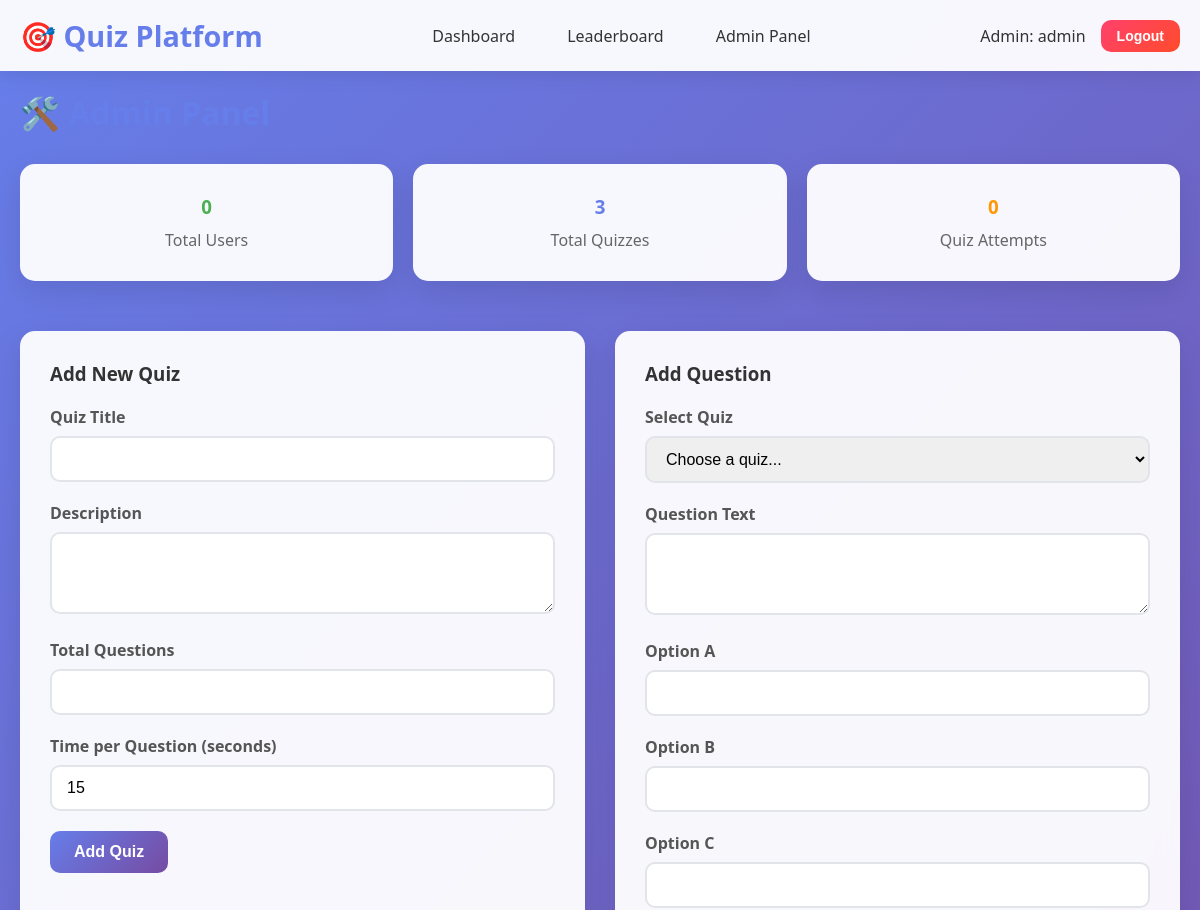
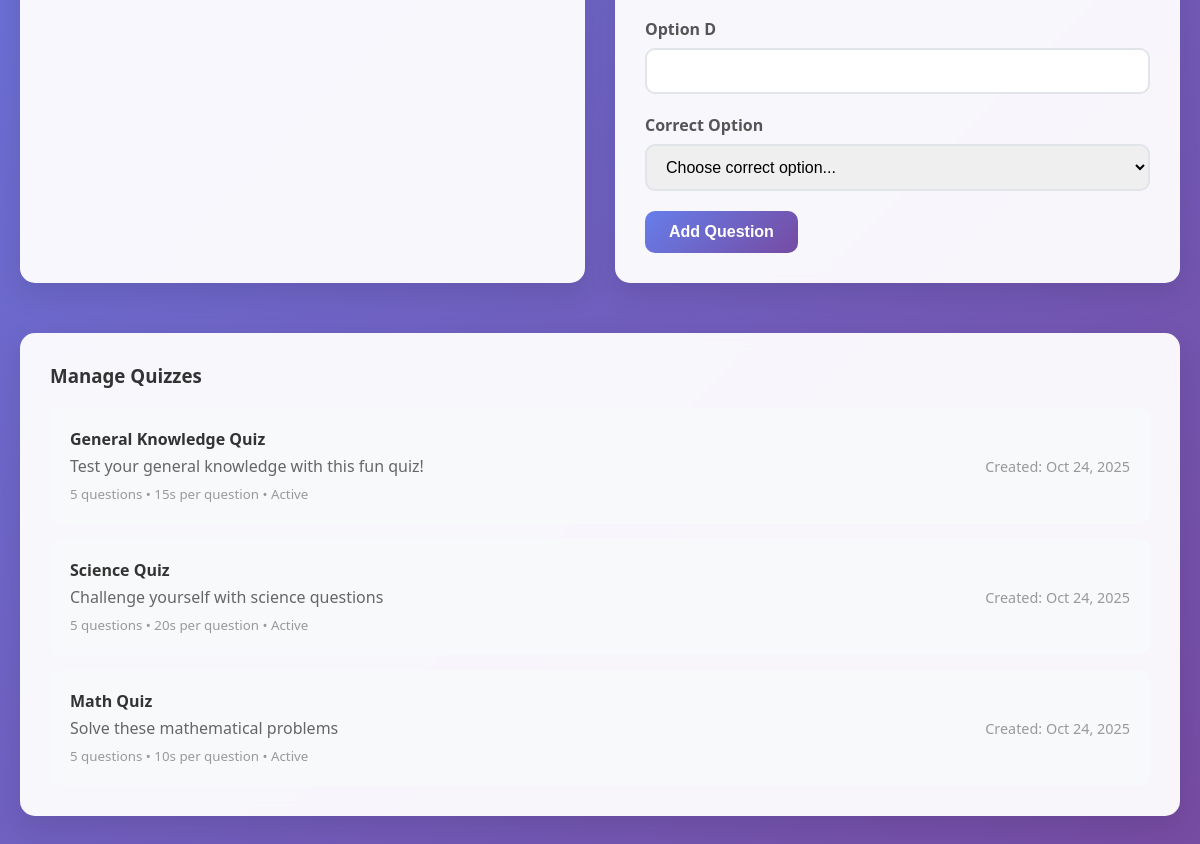
/admin.php (signed in), run on the app's committed database (2 pictures, top to bottom).
### tables this page shows
CREATE TABLE quizzes (
    id INT AUTO_INCREMENT PRIMARY KEY,
    title VARCHAR(200) NOT NULL,
    description TEXT,
    total_questions INT NOT NULL,
    time_per_question INT DEFAULT 15,
    is_active BOOLEAN DEFAULT TRUE,
    created_at TIMESTAMP DEFAULT CURRENT_TIMESTAMP
);

### admin.php (the view, shortened to what this page needs)
<?php
require_once 'config.php';
try {
    $stmt = $pdo->prepare("SELECT * FROM quizzes ORDER BY created_at DESC");
    $stmt->execute();
    $quizzes = $stmt->fetchAll();
    $stmt = $pdo->prepare("SELECT COUNT(*) as total_users FROM users WHERE role = 'user'");
    $stmt->execute();
    $total_users = $stmt->fetch()['total_users'];
    $stmt = $pdo->prepare("SELECT COUNT(*) as total_quizzes FROM quizzes");
    $stmt->execute();
    $total_quizzes = $stmt->fetch()['total_quizzes'];
    $stmt = $pdo->prepare("SELECT COUNT(*) as total_results FROM results");
    $stmt->execute();
    $total_results = $stmt->fetch()['total_results'];
} catch (PDOException $e) {
    $quizzes = [];
    $total_users = 0;
    $total_quizzes = 0;
    $total_results = 0;
}
?>
<!DOCTYPE html>
<html lang="en">
<head>
    <link rel="stylesheet" href="styles.css">
</head>
<body>
    <header class="header">
        <div class="header-content">
            <a href="dashboard.php" class="logo">🎯 Quiz Platform</a>
            <nav class="nav">
                <a href="dashboard.php">Dashboard</a>
                <a href="leaderboard.php">Leaderboard</a>
                <a href="admin.php">Admin Panel</a>
            </nav>
            <div class="user-info">
                <span>Admin: <?php echo htmlspecialchars($_SESSION['username']); ?></span>
                <button onclick="logout()" class="btn btn-sm btn-danger">Logout</button>
            </div>
        </div>
    </header>
    <div class="container">
        <h1 style="color: #667eea; margin-bottom: 30px;">🛠️ Admin Panel</h1>
        <div style="display: grid; grid-template-columns: repeat(auto-fit, minmax(200px, 1fr)); gap: 20px; margin-bottom: 30px;">
            <div class="card" style="text-align: center;">
                <h3 style="color: #4caf50; margin-bottom: 10px;"><?php echo $total_users; ?></h3>
                <p style="color: #666;">Total Users</p>
            </div>
            <div class="card" style="text-align: center;">
                <h3 style="color: #667eea; margin-bottom: 10px;"><?php echo $total_quizzes; ?></h3>
                <p style="color: #666;">Total Quizzes</p>
            </div>
            <div class="card" style="text-align: center;">
                <h3 style="color: #ff9800; margin-bottom: 10px;"><?php echo $total_results; ?></h3>
                <p style="color: #666;">Quiz Attempts</p>
            </div>
        </div>
        <div style="display: grid; grid-template-columns: 1fr 1fr; gap: 30px;">
            <div class="card">
                <h3 style="margin-bottom: 20px; color: #333;">Add New Quiz</h3>
                <form method="POST">
                    <div class="form-group">
                        <label for="title">Quiz Title</label>
                        <input type="text" id="title" name="title" class="form-control" required>
                    </div>
                    <div class="form-group">
                        <label for="description">Description</label>
                        <textarea id="description" name="description" class="form-control" rows="3" required></textarea>
                    </div>
                    <div class="form-group">
                        <label for="total_questions">Total Questions</label>
                        <input type="number" id="total_questions" name="total_questions" class="form-control" min="1" max="50" required>
                    </div>
                    <div class="form-group">
                        <label for="time_per_question">Time per Question (seconds)</label>
                        <input type="number" id="time_per_question" name="time_per_question" class="form-control" min="5" max="60" value="15" required>
                    </div>
                    <button type="submit" class="btn btn-primary">Add Quiz</button>
                </form>
            </div>
            <div class="card">
                <h3 style="margin-bottom: 20px; color: #333;">Add Question</h3>
                <form method="POST">
                    <div class="form-group">
                        <label for="quiz_id">Select Quiz</label>
                        <select id="quiz_id" name="quiz_id" class="form-control" required>
                            <option value="">Choose a quiz...</option>
                        </select>
                    </div>
                    <div class="form-group">
                        <label for="question_text">Question Text</label>
                        <textarea id="question_text" name="question_text" class="form-control" rows="3" required></textarea>
                    </div>
                    <div class="form-group">
                        <label for="option_a">Option A</label>
                        <input type="text" id="option_a" name="option_a" class="form-control" required>
                    </div>
                    <div class="form-group">
                        <label for="option_b">Option B</label>
                        <input type="text" id="option_b" name="option_b" class="form-control" required>
                    </div>
                    <div class="form-group">
                        <label for="option_c">Option C</label>
                        <input type="text" id="option_c" name="option_c" class="form-control" required>
                    </div>
                    <div class="form-group">
                        <label for="option_d">Option D</label>
                        <input type="text" id="option_d" name="option_d" class="form-control" required>
                    </div>
                    <div class="form-group">
                        <label for="correct_option">Correct Option</label>
                        <select id="correct_option" name="correct_option" class="form-control" required>
                            <option value="">Choose correct option...</option>
                        </select>
                    </div>
                    <button type="submit" class="btn btn-primary">Add Question</button>
                </form>
            </div>
        </div>
        <div class="card" style="margin-top: 30px;">
            <h3 style="margin-bottom: 20px; color: #333;">Manage Quizzes</h3>
            <?php if (empty($quizzes)): ?>
                <p style="color: #666; text-align: center; padding: 20px;">No quizzes found.</p>
            <?php else: ?>
                <div style="display: grid; gap: 15px;">
                    <?php foreach ($quizzes as $quiz): ?>
                        <div style="padding: 20px; background: #f8f9fa; border-radius: 10px; display: flex; justify-content: space-between; align-items: center;">
                            <div>
                                <h4 style="margin-bottom: 5px; color: #333;"><?php echo htmlspecialchars($quiz['title']); ?></h4>
                                <p style="color: #666; margin-bottom: 5px;"><?php echo htmlspecialchars($quiz['description']); ?></p>
                                <small style="color: #999;">
                                    <?php echo $quiz['total_questions']; ?> questions •
                                    <?php echo $quiz['time_per_question']; ?>s per question •
                                    <?php echo $quiz['is_active'] ? 'Active' : 'Inactive'; ?>
                                </small>
                            </div>
                            <div>
                                <span style="color: #999; font-size: 0.9rem;">
                                    Created: <?php echo date('M j, Y', strtotime($quiz['created_at'])); ?>
                                </span>
                            </div>
                        </div>
                    <?php endforeach; ?>
                </div>
            <?php endif; ?>
        </div>
    </div>
</body>
</html>

### styles.css (style rules this page uses)
* { margin: 0; padding: 0; box-sizing: border-box; }
body { font-family: 'Segoe UI', Tahoma, Geneva, Verdana, sans-serif; background: linear-gradient(135deg, #667eea 0%, #764ba2 100%); min-height: 100vh; color: #333; }
.container { max-width: 1200px; margin: 0 auto; padding: 20px; }
.header { background: rgba(255, 255, 255, 0.95); backdrop-filter: blur(10px); padding: 1rem 0; box-shadow: 0 2px 20px rgba(0, 0, 0, 0.1); position: sticky; top: 0; z-index: 100; }
.header-content { display: flex; justify-content: space-between; align-items: center; max-width: 1200px; margin: 0 auto; padding: 0 20px; }
.logo { font-size: 1.8rem; font-weight: bold; color: #667eea; text-decoration: none; }
.nav { display: flex; gap: 20px; align-items: center; }
.nav a { text-decoration: none; color: #333; padding: 8px 16px; border-radius: 20px; transition: all 0.3s ease; }
.user-info { display: flex; align-items: center; gap: 15px; }
.card { background: rgba(255, 255, 255, 0.95); backdrop-filter: blur(10px); border-radius: 15px; padding: 30px; box-shadow: 0 10px 30px rgba(0, 0, 0, 0.1); margin-bottom: 20px; transition: transform 0.3s ease; }
.form-group { margin-bottom: 20px; }
.form-group label { display: block; margin-bottom: 8px; font-weight: 600; color: #555; }
.form-control { width: 100%; padding: 12px 15px; border: 2px solid #e1e5e9; border-radius: 10px; font-size: 16px; transition: border-color 0.3s ease; }
.btn { padding: 12px 24px; border: none; border-radius: 10px; font-size: 16px; font-weight: 600; cursor: pointer; transition: all 0.3s ease; text-decoration: none; display: inline-block; text-align: center; }
.btn-primary { background: linear-gradient(135deg, #667eea 0%, #764ba2 100%); color: white; }
.btn-danger { background: linear-gradient(135deg, #ff416c 0%, #ff4b2b 100%); color: white; }
.btn-sm { padding: 8px 16px; font-size: 14px; }

### data on the page
quizzes: title "General Knowledge Quiz", description "Test your general knowledge with this fun quiz!", total_questions "5", time_per_question "15", is_active "Active", created_at "Oct 24, 2025"
quizzes: title "Science Quiz", description "Challenge yourself with science questions", total_questions "5", time_per_question "20", is_active "Active", created_at "Oct 24, 2025"
quizzes: title "Math Quiz", description "Solve these mathematical problems", total_questions "5", time_per_question "10", is_active "Active", created_at "Oct 24, 2025"

### other printed values
$_SESSION['username'] "admin"
$total_users "0"
$total_quizzes "3"
$total_results "0"
